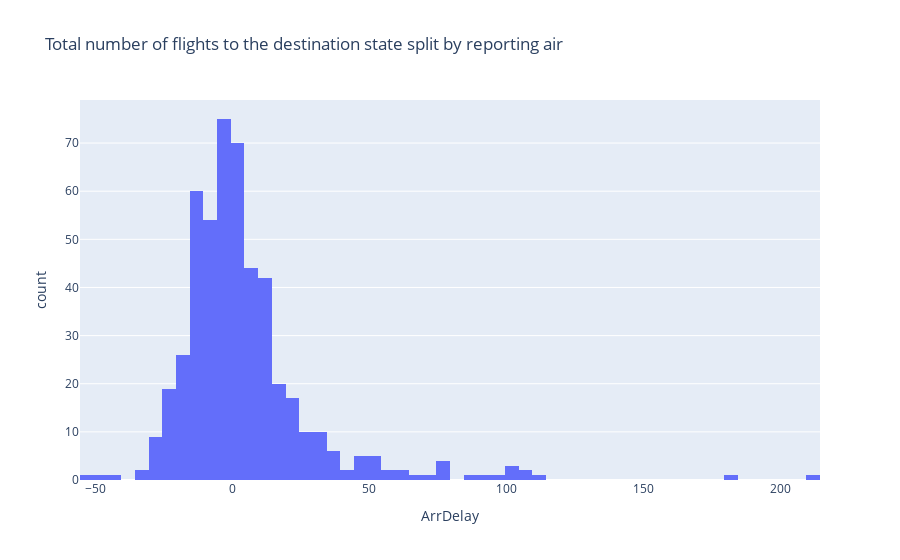

Notebook code for this chart:
### Markdown cell above
Let us represent the distribution of arrival delay using a histogram

This plot should contain the following

* Title as **Total number of flights to the destination state split by reporting air**.
* x-axis label should be **ArrayDelay**
* y-axis will show the count of arrival delay

### Code cell
data['ArrDelay'] = data['ArrDelay'].fillna(0)
fig=px.histogram(data,x='ArrDelay', title='Total number of flights to the destination state split by reporting air')
fig.show()

### Figure 1 — Plotly figure (JSON) as saved in the notebook; plotly's stock layout.template omitted (floating-point values rounded to 4 significant figures; data arrays with more than 128 entries replaced by an {"elided": "..."} marker saying what was removed)
{"data": [{"bingroup": "x", "hovertemplate": "ArrDelay=%{x}<br>count=%{y}<extra></extra>", "legendgroup": "", "marker": {"color": "#636efa", "pattern": {"shape": ""}}, "name": "", "orientation": "v", "showlegend": false, "type": "histogram", "x": {"elided": "500 float values"}, "xaxis": "x", "yaxis": "y"}], "layout": {"barmode": "relative", "legend": {"tracegroupgap": 0}, "title": {"text": "Total number of flights to the destination state split by reporting air"}, "xaxis": {"anchor": "y", "domain": [0, 1], "title": {"text": "ArrDelay"}}, "yaxis": {"anchor": "x", "domain": [0, 1], "title": {"text": "count"}}}}
